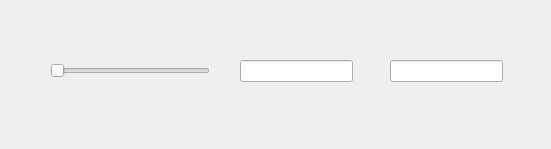
<?xml version="1.0" encoding="UTF-8"?>
<ui version="4.0">
 <class>Widget</class>
 <widget class="QWidget" name="Widget">
  <property name="geometry">
   <rect>
    <x>0</x>
    <y>0</y>
    <width>551</width>
    <height>149</height>
   </rect>
  </property>
  <property name="windowTitle">
   <string>Widget</string>
  </property>
  <widget class="QSlider" name="hSlider">
   <property name="geometry">
    <rect>
     <x>50</x>
     <y>60</y>
     <width>160</width>
     <height>22</height>
    </rect>
   </property>
   <property name="orientation">
    <enum>Qt::Horizontal</enum>
   </property>
  </widget>
  <widget class="QLineEdit" name="leText">
   <property name="geometry">
    <rect>
     <x>240</x>
     <y>60</y>
     <width>113</width>
     <height>22</height>
    </rect>
   </property>
  </widget>
  <widget class="QLineEdit" name="leTextCopy">
   <property name="geometry">
    <rect>
     <x>390</x>
     <y>60</y>
     <width>113</width>
     <height>22</height>
    </rect>
   </property>
  </widget>
 </widget>
 <resources/>
 <connections/>
</ui>
